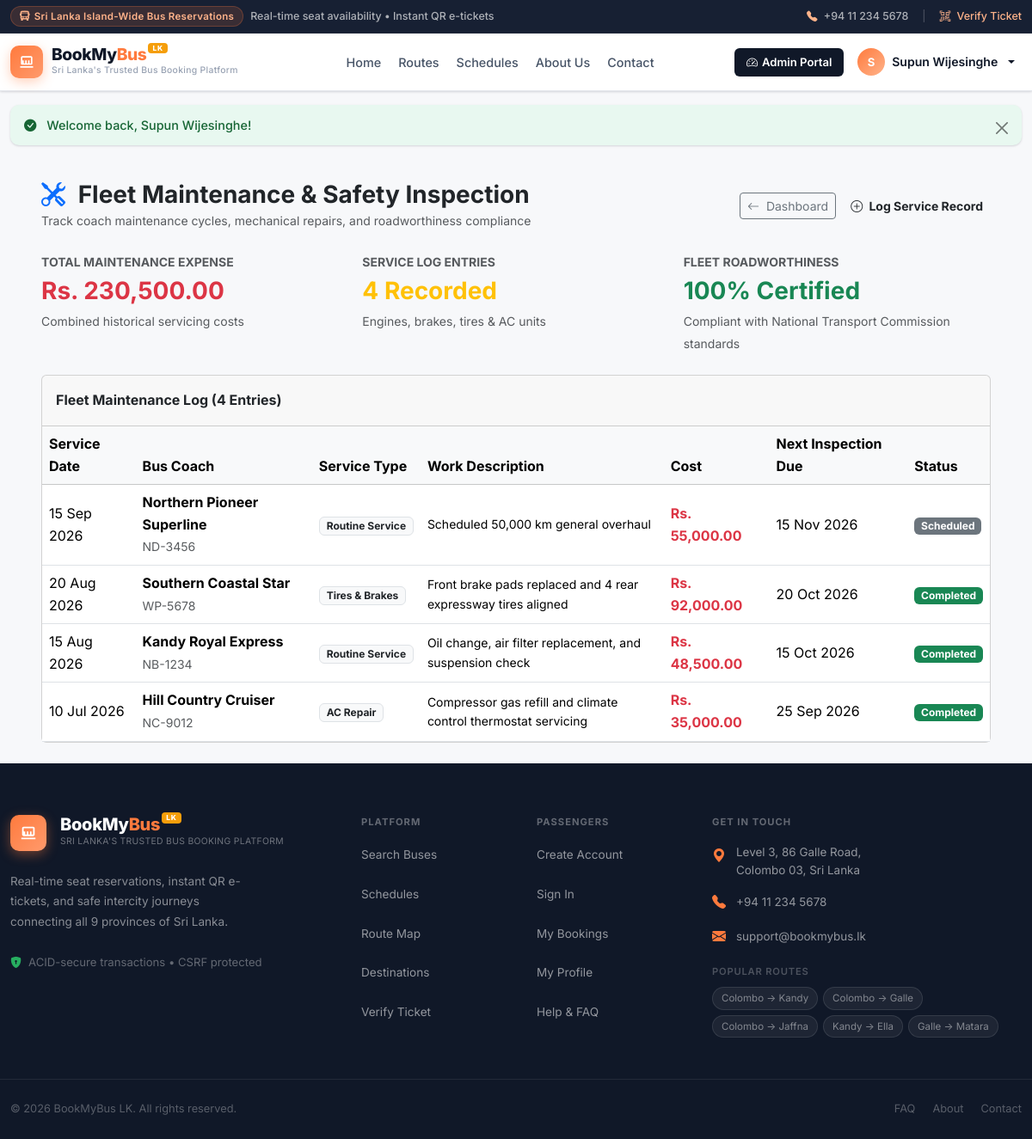
The page /admin/maintenance.php (signed in) on the database its author committed.
### tables this page shows
CREATE TABLE maintenance (
    id INT PRIMARY KEY AUTO_INCREMENT,
    bus_id INT NOT NULL,
    service_date DATE NOT NULL,
    maintenance_type ENUM('Routine Service', 'Engine Overhaul', 'Tires & Brakes', 'AC Repair', 'Electrical') DEFAULT 'Routine Service',
    description TEXT,
    cost DECIMAL(10, 2) NOT NULL DEFAULT 0.00,
    next_service_date DATE NOT NULL,
    status ENUM('completed', 'scheduled', 'in_progress') DEFAULT 'completed',
    FOREIGN KEY (bus_id) REFERENCES buses(id) ON DELETE CASCADE
);

CREATE TABLE buses (
    id INT PRIMARY KEY AUTO_INCREMENT,
    bus_number VARCHAR(20) NOT NULL UNIQUE,
    bus_name VARCHAR(100) NOT NULL,
    total_seats INT NOT NULL DEFAULT 30,
    bus_type ENUM('Normal', 'Semi Luxury', 'Luxury', 'Super Luxury') DEFAULT 'Luxury',
    operator VARCHAR(100) DEFAULT 'SLTB Express',
    ac_type ENUM('AC', 'Non-AC') DEFAULT 'AC',
    wifi TINYINT(1) DEFAULT 1,
    usb_charging TINYINT(1) DEFAULT 1,
    status ENUM('active', 'maintenance', 'inactive') DEFAULT 'active',
    last_maintenance_date DATE DEFAULT NULL,
    next_maintenance_date DATE DEFAULT NULL
);

### includes/auth.php (called while the page is built, shortened)
<?php
function e(?string $string): string {
    return htmlspecialchars((string)$string, ENT_QUOTES, 'UTF-8');
}
function format_lkr($amount): string {
    return 'Rs. ' . number_format((float)$amount, 2);
}

### admin/maintenance.php (the view, shortened to what this page needs)
<?php
require_once __DIR__ . '/../includes/auth.php';
$res = mysqli_query($conn, "SELECT m.*, b.bus_name, b.bus_number FROM maintenance m JOIN buses b ON m.bus_id = b.id ORDER BY m.service_date DESC");
$records = [];
$total_maint_cost = 0;
while ($row = mysqli_fetch_assoc($res)) {
    $records[] = $row;
    $total_maint_cost += (float)$row['cost'];
}
include __DIR__ . '/../includes/header.php';
?>
<div class="container-fluid my-4 px-lg-5">
    <div class="d-flex justify-content-between align-items-center mb-4 flex-wrap gap-2">
        <div>
            <h3 class="fw-bold text-dark mb-0"><i class="bi bi-tools text-primary me-2"></i> Fleet Maintenance & Safety Inspection</h3>
            <small class="text-muted">Track coach maintenance cycles, mechanical repairs, and roadworthiness compliance</small>
        </div>
        <div class="d-flex gap-2">
            <a href="index.php" class="btn btn-outline-secondary btn-sm"><i class="bi bi-arrow-left me-1"></i> Dashboard</a>
            <button class="btn btn-primary-custom btn-sm fw-bold" data-bs-toggle="modal" data-bs-target="#addRecordModal">
                <i class="bi bi-plus-circle me-1"></i> Log Service Record
            </button>
        </div>
    </div>
    <div class="row g-3 mb-4">
        <div class="col-md-4">
            <div class="stat-card">
                <div class="text-muted small fw-bold">TOTAL MAINTENANCE EXPENSE</div>
                <div class="fs-3 fw-bold text-danger"><?php echo format_lkr($total_maint_cost); ?></div>
                <small class="text-muted">Combined historical servicing costs</small>
            </div>
        </div>
        <div class="col-md-4">
            <div class="stat-card gold">
                <div class="text-muted small fw-bold">SERVICE LOG ENTRIES</div>
                <div class="fs-3 fw-bold text-warning"><?php echo count($records); ?> Recorded</div>
                <small class="text-muted">Engines, brakes, tires & AC units</small>
            </div>
        </div>
        <div class="col-md-4">
            <div class="stat-card green">
                <div class="text-muted small fw-bold">FLEET ROADWORTHINESS</div>
                <div class="fs-3 fw-bold text-success">100% Certified</div>
                <small class="text-muted">Compliant with National Transport Commission standards</small>
            </div>
        </div>
    </div>
    <div class="card card-custom">
        <div class="card-header card-header-custom py-3">
            <span class="fw-bold">Fleet Maintenance Log (<?php echo count($records); ?> Entries)</span>
        </div>
        <div class="card-body p-0">
            <div class="table-responsive">
                <table class="table table-hover align-middle mb-0">
                    <thead class="table-light">
                        <tr>
                            <th>Service Date</th>
                            <th>Bus Coach</th>
                            <th>Service Type</th>
                            <th>Work Description</th>
                            <th>Cost</th>
                            <th>Next Inspection Due</th>
                            <th>Status</th>
                        </tr>
                    </thead>
                    <tbody>
                        <?php foreach ($records as $r): ?>
                            <tr>
                                <td><?php echo date('d M Y', strtotime($r['service_date'])); ?></td>
                                <td>
                                    <strong><?php echo e($r['bus_name']); ?></strong><br>
                                    <small class="text-muted"><?php echo e($r['bus_number']); ?></small>
                                </td>
                                <td><span class="badge bg-light text-dark border"><?php echo e($r['maintenance_type']); ?></span></td>
                                <td class="small" style="max-width: 320px;"><?php echo e($r['description']); ?></td>
                                <td class="fw-bold text-danger"><?php echo format_lkr($r['cost']); ?></td>
                                <td><?php echo date('d M Y', strtotime($r['next_service_date'])); ?></td>
                                <td>
                                    <?php if ($r['status'] === 'completed'): ?>
                                        <span class="badge bg-success">Completed</span>
                                    <?php elseif ($r['status'] === 'in_progress'): ?>
                                        <span class="badge bg-warning text-dark">In Progress</span>
                                    <?php else: ?>
                                        <span class="badge bg-secondary">Scheduled</span>
                                    <?php endif; ?>
                                </td>
                            </tr>
                        <?php endforeach; ?>
                    </tbody>
                </table>
            </div>
        </div>
    </div>
</div>
<?php include __DIR__ . '/../includes/footer.php'; ?>

### style.css (style rules this page uses)
:root { --qs-navy: #101828; --qs-midnight: #172033; --qs-navy-hover: #0d1f38; --qs-orange: #FF7A3D; --qs-orange-hover: #f06826; --qs-orange-light: #FFF0E8; --qs-peach: #FFB38A; --qs-green: #27AE60; --qs-green-hover:#219150; --qs-green-light:#E8F8F0; --qs-red: #E25555; --qs-red-hover: #c94444; --qs-red-light: #FEF0F0; --qs-blue: #3B82F6; --bmb-gold: #F59E0B; --bmb-gold-hover: #D97706; --bmb-gold-light: #FFFBEB; --bmb-gold-border: rgba(245,158,11,.25); --qs-bg: #F7F8FA; --qs-white: #FFFFFF; --qs-card: #FFFFFF; --qs-text: #101828; --qs-text-secondary: #475467; --qs-text-muted: #98A2B3; --qs-border: #E4E7EC; --qs-border-light: #F2F4F7; --shadow-xs: 0 1px 2px rgba(16,24,40,.06); --shadow-sm: 0 1px 3px rgba(16,24,40,.1), 0 1px 2px rgba(16,24,40,.06); --shadow-md: 0 4px 8px -2px rgba(16,24,40,.1), 0 2px 4px -2px rgba(16,24,40,.06); --shadow-lg: 0 12px 16px -4px rgba(16,24,40,.08), 0 4px 6px -2px rgba(16,24,40,.03); --shadow-xl: 0 20px 24px -4px rgba(16,24,40,.08), 0 8px 8px -4px rgba(16,24,40,.03); --shadow-orange: 0 4px 14px rgba(255,122,61,.35); --transition: all 0.22s cubic-bezier(0.4,0,0.2,1); --transition-slow: all 0.38s cubic-bezier(0.4,0,0.2,1); --max-width: 1200px; --radius-sm: 6px; --radius-md: 10px; --radius-lg: 16px; --radius-xl: 24px; --radius-full: 9999px; }
*, *::before, *::after { box-sizing: border-box; }
html { scroll-behavior: smooth; }
body { font-family: 'Inter', system-ui, -apple-system, sans-serif; background-color: var(--qs-bg); color: var(--qs-text); min-height: 100vh; display: flex; flex-direction: column; line-height: 1.6; -webkit-font-smoothing: antialiased; }
h1, h2, h3, h4, h5, h6 { font-family: 'Inter', sans-serif; font-weight: 700; line-height: 1.25; color: var(--qs-text); }

### rows shown on the page
maintenance: service_date "15 Sep 2026", bus.bus_name "Northern Pioneer Superline", bus.bus_number "ND-3456", maintenance_type "Routine Service", description "Scheduled 50,000 km general overhaul", cost "Rs. 55,000.00", next_service_date "15 Nov 2026", status "Scheduled"
maintenance: service_date "20 Aug 2026", bus.bus_name "Southern Coastal Star", bus.bus_number "WP-5678", maintenance_type "Tires & Brakes", description "Front brake pads replaced and 4 rear expressway tires aligned", cost "Rs. 92,000.00", next_service_date "20 Oct 2026", status "Completed"
maintenance: service_date "15 Aug 2026", bus.bus_name "Kandy Royal Express", bus.bus_number "NB-1234", maintenance_type "Routine Service", description "Oil change, air filter replacement, and suspension check", cost "Rs. 48,500.00", next_service_date "15 Oct 2026", status "Completed"
maintenance: service_date "10 Jul 2026", bus.bus_name "Hill Country Cruiser", bus.bus_number "NC-9012", maintenance_type "AC Repair", description "Compressor gas refill and climate control thermostat servicing", cost "Rs. 35,000.00", next_service_date "25 Sep 2026", status "Completed"

### other values the page prints
substr($current_user['name'], 0, 1) "S"
$current_user['name'] "Supun Wijesinghe"
$_SESSION['flash_success'] "Welcome back, Supun Wijesinghe!"
format_lkr($total_maint_cost) "Rs. 230,500.00"
count($records) "4"
$label "Search Buses"
$label "Schedules"
$label "Route Map"
$label "Destinations"
$label "Verify Ticket"
$label "Create Account"
$label "Sign In"
$label "My Bookings"
$label "My Profile"
$label "Help & FAQ"
